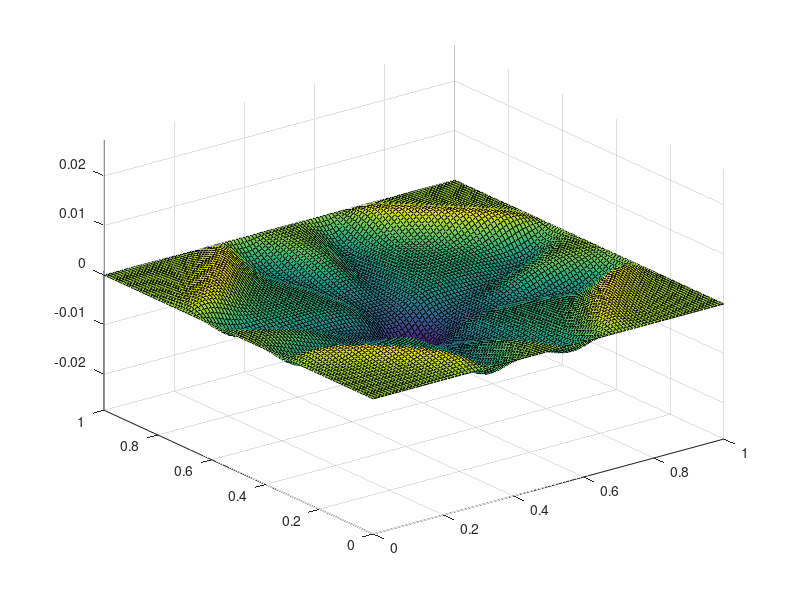

MATLAB code to generate this figure:
% Name: Sourav Pal
% Date: November 1 2020
clear; clc;

N = 100;
h = 1/N;
Xs = 0:h:1;
Ys = 0:h:1;
delt = 0.5*h; % From CFL conditions
T_horizon = 1;
Ts = 0:delt:T_horizon;
u_0 = @(x,y) 0;
ut_0 = @(x,y) exp(-400*(x - 0.5)^2)*exp(-400*(y - 0.5)^2);
dims = size(Ts);
U = zeros(N+1, N+1, dims(2));

for i=1:N+1
    for j=1:N+1
        U(i,j,1) = (u_0(Xs(i),Ys(j)));
    end
end

for i=1:N+1
    for j=1:N+1
        U(i,j,2) = delt*(ut_0(Xs(i),Ys(j)));
    end
end

fac = delt^2/h^2;

for t=2:dims(2)
    for i=2:N
        for j=2:N
            U(i,j,t+1) = 2*U(i,j,t) - U(i,j,t-1) + fac*(U(i+1,j,t) + U(i-1,j,t) + U(i,j+1,t) + U(i,j-1,t) - 4*U(i,j,t));
        end
    end
end

[X,Y] = meshgrid(Xs, Ys);
maxZ = max(max(abs(U(:,:))));
for i=1:dims(2)
    surf(X,Y,U(:,:,i))
    zlim([-maxZ,maxZ])
    pause(0.1)
end